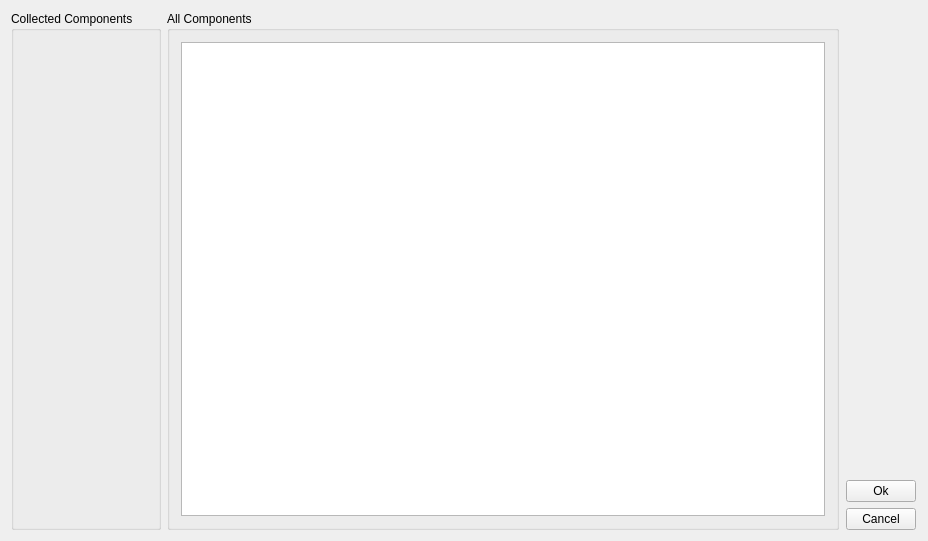
<?xml version="1.0" encoding="UTF-8"?>
<ui version="4.0">
 <class>ComponentToolsGui</class>
 <widget class="QWidget" name="ComponentToolsGui">
  <property name="geometry">
   <rect>
    <x>0</x>
    <y>0</y>
    <width>928</width>
    <height>541</height>
   </rect>
  </property>
  <property name="windowTitle">
   <string>GUSA ConfCollectorGui</string>
  </property>
  <layout class="QHBoxLayout" name="horizontalLayout" stretch="0,0">
   <item>
    <layout class="QHBoxLayout" name="horizontalLayout_3" stretch="0,0">
     <property name="leftMargin">
      <number>0</number>
     </property>
     <property name="rightMargin">
      <number>0</number>
     </property>
     <item>
      <widget class="QGroupBox" name="gb_collectedComponents">
       <property name="title">
        <string>Collected Components</string>
       </property>
       <layout class="QHBoxLayout" name="horizontalLayout_4">
        <item>
         <layout class="QVBoxLayout" name="verticalLayout_4">
          <property name="rightMargin">
           <number>0</number>
          </property>
         </layout>
        </item>
       </layout>
      </widget>
     </item>
     <item>
      <widget class="QGroupBox" name="gb_allComponent">
       <property name="title">
        <string>All Components</string>
       </property>
       <layout class="QHBoxLayout" name="horizontalLayout_2">
        <item>
         <layout class="QVBoxLayout" name="verticalLayout_3">
          <item>
           <widget class="QTreeView" name="treeView">
            <property name="dragEnabled">
             <bool>true</bool>
            </property>
            <property name="dragDropMode">
             <enum>QAbstractItemView::DragOnly</enum>
            </property>
            <property name="alternatingRowColors">
             <bool>true</bool>
            </property>
            <property name="selectionMode">
             <enum>QAbstractItemView::ExtendedSelection</enum>
            </property>
            <property name="sortingEnabled">
             <bool>true</bool>
            </property>
           </widget>
          </item>
         </layout>
        </item>
       </layout>
      </widget>
     </item>
    </layout>
   </item>
   <item>
    <layout class="QVBoxLayout" name="verticalLayout">
     <property name="leftMargin">
      <number>1</number>
     </property>
     <property name="rightMargin">
      <number>1</number>
     </property>
     <item>
      <spacer name="verticalSpacer">
       <property name="orientation">
        <enum>Qt::Vertical</enum>
       </property>
       <property name="sizeHint" stdset="0">
        <size>
         <width>20</width>
         <height>40</height>
        </size>
       </property>
      </spacer>
     </item>
     <item>
      <widget class="QPushButton" name="okPushButton">
       <property name="minimumSize">
        <size>
         <width>70</width>
         <height>0</height>
        </size>
       </property>
       <property name="maximumSize">
        <size>
         <width>70</width>
         <height>16777215</height>
        </size>
       </property>
       <property name="text">
        <string>Ok</string>
       </property>
      </widget>
     </item>
     <item>
      <widget class="QPushButton" name="cancelPushButton">
       <property name="minimumSize">
        <size>
         <width>70</width>
         <height>0</height>
        </size>
       </property>
       <property name="maximumSize">
        <size>
         <width>70</width>
         <height>16777215</height>
        </size>
       </property>
       <property name="text">
        <string>Cancel</string>
       </property>
      </widget>
     </item>
    </layout>
   </item>
  </layout>
 </widget>
 <layoutdefault spacing="6" margin="11"/>
 <resources/>
 <connections/>
</ui>
